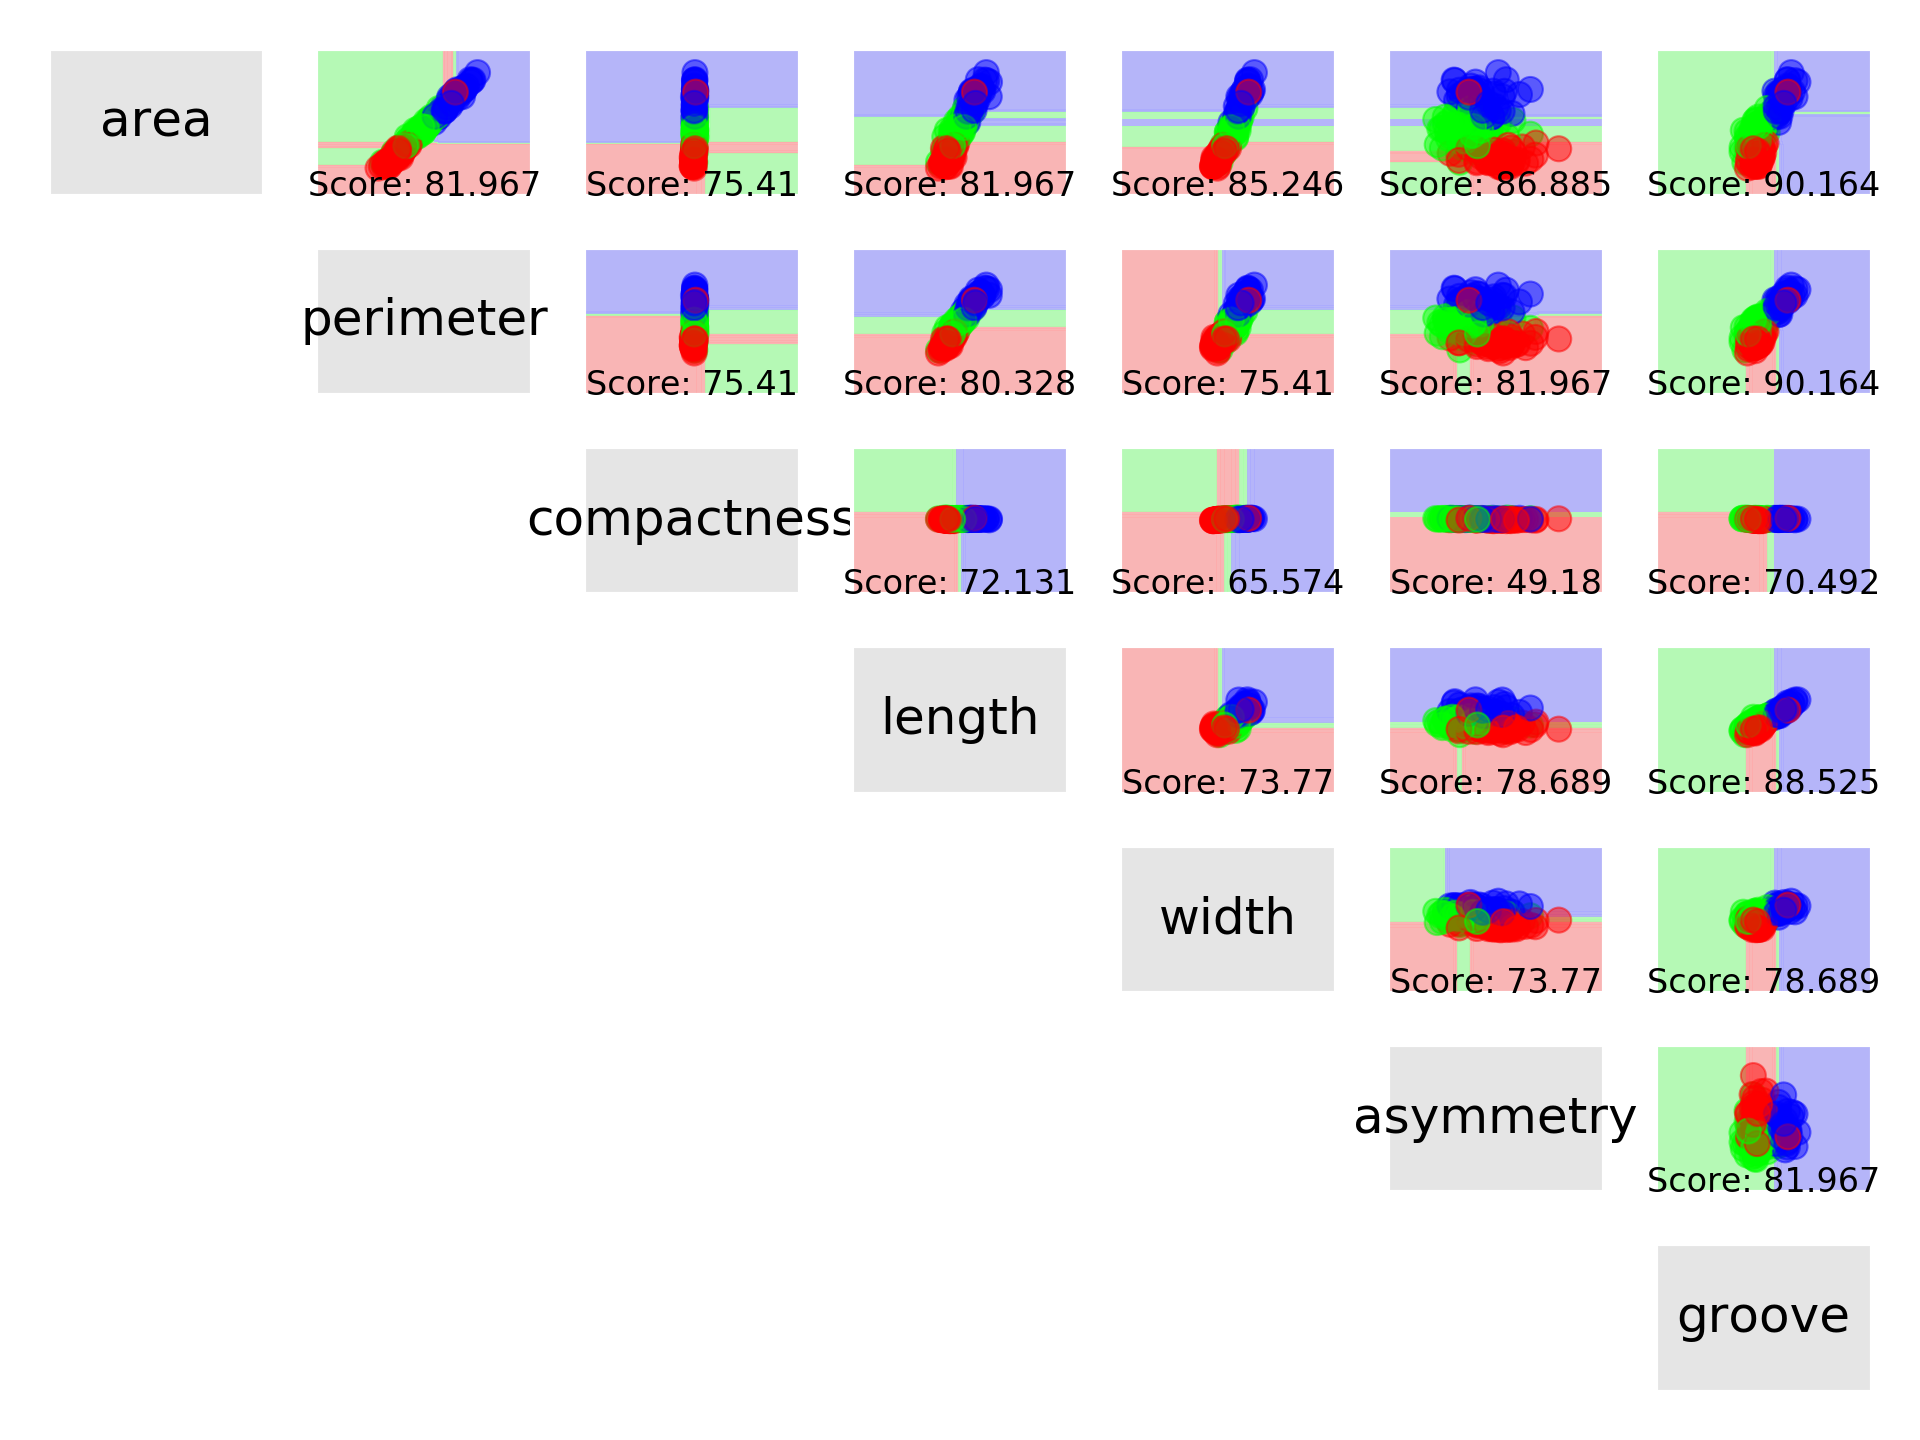

Write Python code to recreate this figure.
#
# This code is intentionally missing!
# Read the directions on the course lab page!
#

import matplotlib as mpl
import matplotlib.pyplot as plt

import pandas as pd
import numpy as np
import time

#
# INFO: Your Parameters.
# You can adjust them after completing the lab
C = 1
kernel = 'linear'
iterations = 5000  # TODO: Change to 200000 once you get to Question#2

#
# INFO: You can set this to false if you want to
# draw the full square matrix
FAST_DRAW = True


def drawPlots(model, X_train, X_test, y_train, y_test, wintitle='Figure 1'):
    # INFO: A convenience function for you
    # You can use this to break any higher-dimensional space down
    # And view cross sections of it.

    # If this line throws an error, use plt.style.use('ggplot') instead
    mpl.style.use('ggplot')  # Look Pretty

    padding = 3
    resolution = 0.5
    max_2d_score = 0

    y_colors = ['#ff0000', '#00ff00', '#0000ff']
    my_cmap = mpl.colors.ListedColormap(['#ffaaaa', '#aaffaa', '#aaaaff'])
    colors = [y_colors[i] for i in y_train]
    num_columns = len(X_train.columns)

    fig = plt.figure()
    fig.canvas.set_window_title(wintitle)

    cnt = 0
    for col in range(num_columns):
        for row in range(num_columns):
            # Easy out
            if FAST_DRAW and col > row:
                cnt += 1
                continue

            ax = plt.subplot(num_columns, num_columns, cnt + 1)
            plt.xticks(())
            plt.yticks(())

            # Intersection:
            if col == row:
                plt.text(0.5, 0.5, X_train.columns[row], verticalalignment='center', horizontalalignment='center',
                         fontsize=12)
                cnt += 1
                continue

            # Only select two features to display, then train the model
            X_train_bag = X_train.ix[:, [row, col]]
            X_test_bag = X_test.ix[:, [row, col]]
            model.fit(X_train_bag, y_train)

            # Create a mesh to plot in
            x_min, x_max = X_train_bag.ix[:, 0].min() - padding, X_train_bag.ix[:, 0].max() + padding
            y_min, y_max = X_train_bag.ix[:, 1].min() - padding, X_train_bag.ix[:, 1].max() + padding
            xx, yy = np.meshgrid(np.arange(x_min, x_max, resolution),
                                 np.arange(y_min, y_max, resolution))

            # Plot Boundaries
            plt.xlim(xx.min(), xx.max())
            plt.ylim(yy.min(), yy.max())

            # Prepare the contour
            Z = model.predict(np.c_[xx.ravel(), yy.ravel()])
            Z = Z.reshape(xx.shape)
            plt.contourf(xx, yy, Z, cmap=my_cmap, alpha=0.8)
            plt.scatter(X_train_bag.ix[:, 0], X_train_bag.ix[:, 1], c=colors, alpha=0.5)

            score = round(model.score(X_test_bag, y_test) * 100, 3)
            plt.text(0.5, 0, "Score: {0}".format(score), transform=ax.transAxes, horizontalalignment='center',
                     fontsize=8)
            max_2d_score = score if score > max_2d_score else max_2d_score

            cnt += 1

    print("Max 2D Score: ", max_2d_score)
    fig.set_tight_layout(True)


def benchmark(model, X_train, X_test, y_train, y_test, wintitle='Figure 1'):
    print('\n\n' + wintitle + ' Results')
    s = time.time()
    for i in range(iterations):
        #
        # TODO: train the classifier on the training data / labels:
        #
        # .. your code here ..
        model.fit(X_train, y_train)
    print("{0} Iterations Training Time: ".format(iterations), time.time() - s)

    s = time.time()
    for i in range(iterations):
        #
        # TODO: score the classifier on the testing data / labels:
        #
        # .. your code here ..
        score = model.score(X_test, y_test)
    print("{0} Iterations Scoring Time: ".format(iterations), time.time() - s)
    print("High-Dimensionality Score: ", round((score * 100), 3))


#
# TODO: Load up the wheat dataset into dataframe 'X'
# Verify you did it properly.
# Indices shouldn't be doubled, nor weird headers...
#
# .. your code here ..

X = pd.read_csv('Datasets/wheat.data')
X = X.drop(labels='id', axis=1)
print(X.head())

# INFO: An easy way to show which rows have nans in them
# print X[pd.isnull(X).any(axis=1)]

print(X.isnull().any(axis=1))
#
# TODO: Go ahead and drop any row with a nan
#
# .. your code here ..

X = X.dropna(axis=0).reset_index(drop=True)

#
# INFO: # In the future, you might try setting the nan values to the
# mean value of that column, the mean should only be calculated for
# the specific class rather than across all classes, now that you
# have the labels



#
# TODO: Copy the labels out of the dset into variable 'y' then Remove
# them from X. Encode the labels, using the .map() trick we showed
# you in Module 5 -- canadian:0, kama:1, and rosa:2
#
# .. your code here ..
y = X['wheat_type'].map({'canadian': 0, 'kama': 1, 'rosa': 2})
X = X.drop(labels='wheat_type', axis=1)
print(y)

#
# TODO: Split your data into test / train sets
# Your test size can be 30% with random_state 7.
# Use variable names: X_train, X_test, y_train, y_test
#
# .. your code here ..

from sklearn.model_selection import train_test_split

X_train, X_test, y_train, y_test = train_test_split(X, y, test_size=0.3, random_state=7)

#
# TODO: Create an SVC classifier named svc
# Use a linear kernel, and set the C value to C
#
# .. your code here ..
from sklearn.svm import SVC

svc = SVC(kernel=kernel, C=C)

#
# TODO: Create an KNeighbors classifier named knn
# Set the neighbor count to 5
#
# .. your code here ..

from sklearn.neighbors import KNeighborsClassifier

knn = KNeighborsClassifier(n_neighbors=5)


from sklearn.tree import DecisionTreeClassifier

dtc=DecisionTreeClassifier(max_depth=9, random_state=2)

benchmark(knn, X_train, X_test, y_train, y_test, 'KNeighbors')
drawPlots(knn, X_train, X_test, y_train, y_test, 'KNeighbors')

benchmark(svc, X_train, X_test, y_train, y_test, 'SVC')
drawPlots(svc, X_train, X_test, y_train, y_test, 'SVC')

benchmark(dtc, X_train, X_test, y_train, y_test, 'DecisionTree')
drawPlots(dtc, X_train, X_test, y_train, y_test, 'DecisionTree')

plt.savefig('Wheat_type_DTrees.png', dpi=300)

plt.show()


# KNeighbors Results
# 5000 Iterations Training Time:  2.2077319622039795
# 5000 Iterations Scoring Time:  4.935338973999023
# High-Dimensionality Score:  83.607
# Max 2D Score:  90.164



# SVC Results
# 5000 Iterations Training Time:  4.282010078430176
# 5000 Iterations Scoring Time:  1.9834461212158203
# High-Dimensionality Score:  86.885
# Max 2D Score:  93.443


# DecisionTree Results
# 5000 Iterations Training Time:  3.3365869522094727
# 5000 Iterations Scoring Time:  1.6474010944366455
# High-Dimensionality Score:  91.803
# Max 2D Score:  90.164



#
# BONUS: After submitting your answers, toy around with
# gamma, kernel, and C.


